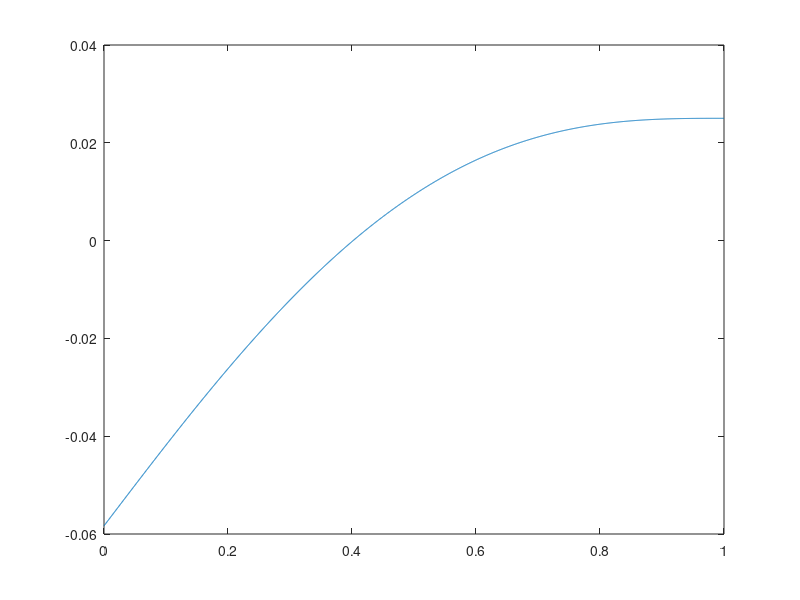

Write the MATLAB code that produced this figure. (Note: this script raises an error after producing the figure.)
% Possion Problem with Pure Nuemann Boundary conditions equal to 0
% From compatibility condition int_f = g2-g1
clear;clc;close all;
% f = @(x) 4*pi^2*cos(2*pi.*x); 
% al = 2; be = 1;
% g = [2;2];

f = @(x) x.*(1-x);
al = 0;
g = [1/6;0];


M = 2000;
h = 1/M;

vert = (0:h:1)';
nn = numel(vert);

F = f(vert);
A = 2*diag(ones(nn,1))- diag(ones(nn-1,1),-1)-diag(ones(nn-1,1),1);

A(1,1) = A(1,1)-(1);
A(nn,nn) = A(nn,nn)-(1);
A = A/h^2;
AA = ones(size(A,1)+1,size(A,2));
AA(1:nn,1:nn) = A;
F(1) = F(1)- g(1)/h;
F(end) = F(end) + g(2)/h;
FF = zeros(nn+1,1);
FF(1:nn) = F;
U = AA\FF;
plot(vert,U);
u = griddedInterpolant(vert,U);
save('sol_local','u');
